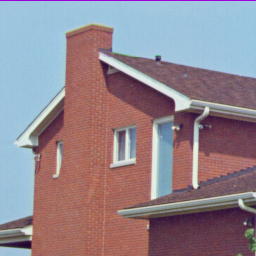
%> input picture assets/house.png, 256 x 256 px
$ octave Demo1.m   (GNU Octave 9; MATLAB toolbox functions it lacks are replaced by stand-ins)
%> lines starting %> are read from the running program, lines starting %| are printed output that depends on the picture
### algo/SVP.m
function SVP_recon = SVP(M_masked,mask,step,k,max_iter,tol)
    %--------------------------------------------------------------------------
    % use optspace way to reconstruct the iamge
    %--------------------------------------------------------------------------
    %     main part of optspace
    %
    %     Inputs:
    %         M_masked             --- original image with masked
    %         mask                 --- index matrix of known elements
    %         r                    --- low rank value
    %         tau                  --- update-step
    %         max_iter             --- max iteration
    %         tol                  --- tolerance of convergence criterion
    %     Outputs:
    %         M_approx             --- return M_recon
    %--------------------------------------------------------------------------

    % Initialization
    [nx,ny] = size(M_masked);
    X = zeros(nx,ny);
    M_fro_inv=1/norm(M_masked,'fro');
    for iter = 1:max_iter
        % Update Y
        Y = X-step*(mask.*X-M_masked);
        % Singular value decomposition
        [U,S0,V] = svds(Y,k);
        % Update X
        Xtemp = X;
        X = U*S0*V';
        % Stopping criteria
        epsilon_X = norm(X-Xtemp,'fro') * M_fro_inv;
        if epsilon_X < tol
           break;
        end

    end

    SVP_recon = X;
end


### algo/SVT.m
function SVT_recon = SVT(M_masked,mask,tau,step,max_iter,tol)
    %--------------------------------------------------------------------------
    % use optspace way to reconstruct the iamge
    %--------------------------------------------------------------------------
    %     main part of optspace
    %
    %     Inputs:
    %         M_masked             --- original image with masked
    %         mask                 --- index matrix of known elements
    %         r                    --- low rank value
    %         tau                  --- update-step
    %         max_iter             --- max iteration
    %         tol                  --- tolerance of convergence criterion
    %     Outputs:
    %         M_approx             --- return M_recon
    %--------------------------------------------------------------------------
    % Initialization
    X = M_masked;
    Y = zeros(size(M_masked));
    M_mask_inv = 1 / norm(M_masked,'fro');
    % r_k = 0;
    % l = 5;
    for i = 1:max_iter
        % s_k = r_k + 1;
        % Singular value decomposition to update X
        [U,S,V] = svd(Y);
        % XTemp = X;
        X = U * wthresh(S,'s',tau) *V';
        % Update Y
        Y = Y+step*(M_masked-X);
        Y = mask.*Y;
        % Stopping criteria
        epsilon_X = norm(mask.*X - M_masked,'fro')*M_mask_inv;
        if epsilon_X<tol
            break;
        end
    end
    SVT_recon = X;
end

### Demo1.m
% --------------------- A Demo for Matrix Completion  ---------------------
%
% A simple demo for matrix completion, including the following methods:
%
% -- SVP
% -- SVT
% -- Sp-lp
% -- Sp-lp-new
% -- TNNR
%
% Author: Hao Liang
% Last modified by: 22/03/11
%

%% Experiment setup
clc; clear; close all;
addpath(genpath(strcat(pwd,'/algo') ));
addpath(genpath(strcat(pwd,'/utils') ));
% Load figure
image = imread('assets/house.png'); image = image(:,:,1); img = double(image);
%> further down, image is the input picture: size 256x256x3 uint8; mean R, G, B 146.6, 133, 142
%> after `image = image(:,:,1)`:
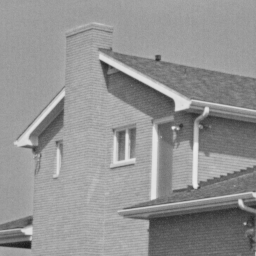
%> image: size 256x256 uint8; min 26, max 234, mean 146.6

% Normalization
xm = min(img(:)); Io = img - xm; img = Io/max(Io(:));
%> after `xm = min(img(:))`: xm = 26
%> after `Io = img - xm`:
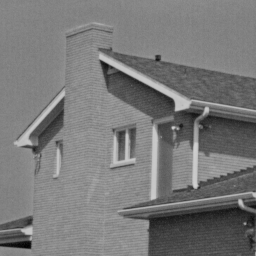
%> Io: size 256x256 double; min 0, max 208, mean 120.6

% Parameters setting
[nx,ny,~] = size(image);
%> nx = 256; ny = 256
tol = 1e-4;      % stopping criteria
maxIter = 1000;  % maximum allowable iterations

% Random mask
mask = zeros(nx,ny); samp_rate = 0.4;  % sampling rate
chosen = randperm(nx*ny,round(samp_rate*nx*ny)); mask(chosen) = 1 ;
%> after `mask(chosen) = 1`:
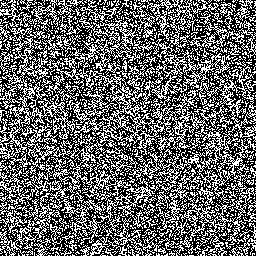
%> mask: size 256x256 double; values 0 (black) and 1 (white), 40% white in thin lines or dots

% Masked image
mask_image = img.*mask;
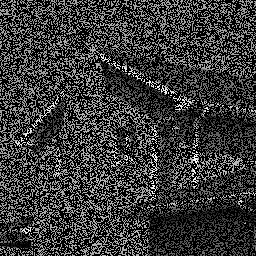
%> mask_image: size 256x256 double; min 0, max 0.995, mean 0.232

%% SVP
step = 1/samp_rate/sqrt(maxIter); k = 10;
SVP_recon = SVP(mask_image,mask,step,k,maxIter,tol);
%> in SVP, `M_fro_inv=1/norm(M_masked,'fro');`: M_fro_inv = 0.0103
%> the loop in SVP, `for iter = 1:max_iter` made 907 passes
%> epsilon_X on passes 1 to 3: 0.0542, 0.0519, 0.0497
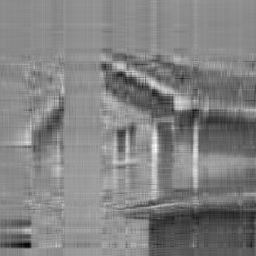
%> SVP_recon: size 256x256 double; min -0.0767, max 1.21, mean 0.58; drawn with min black and max white

%% SVT
tao = sqrt(nx*ny); step = 1.2*samp_rate;
%> after `tao = sqrt(nx*ny)`: tao = 256
SVT_recon = SVT(mask_image,mask,tao,step,maxIter,tol);
%> in SVT, `M_mask_inv = 1 / norm(M_masked,'fro');`: M_mask_inv = 0.0103
%> (the run ends here)
